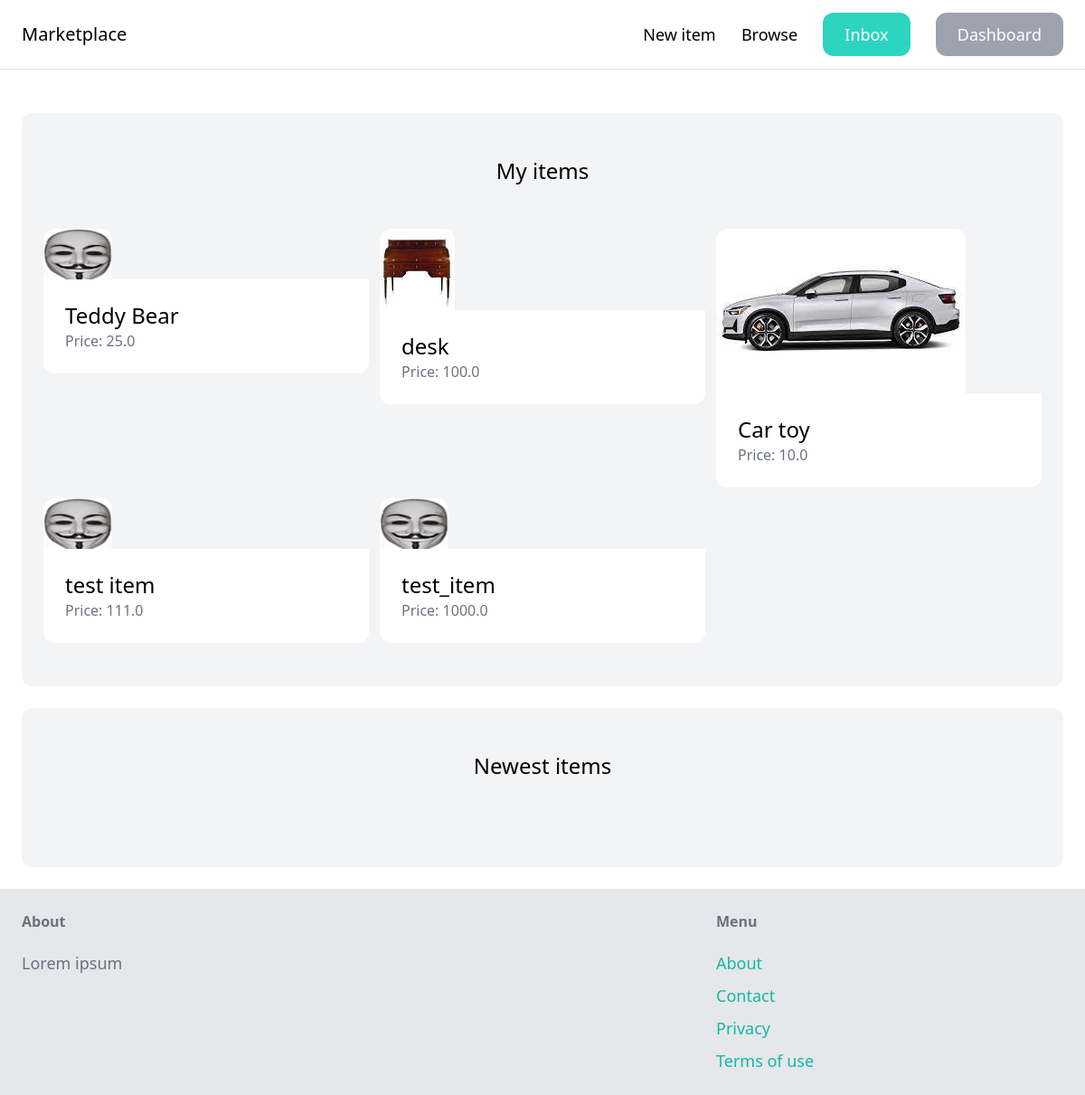
Before: /dashboard/ (signed in) with the older database file.
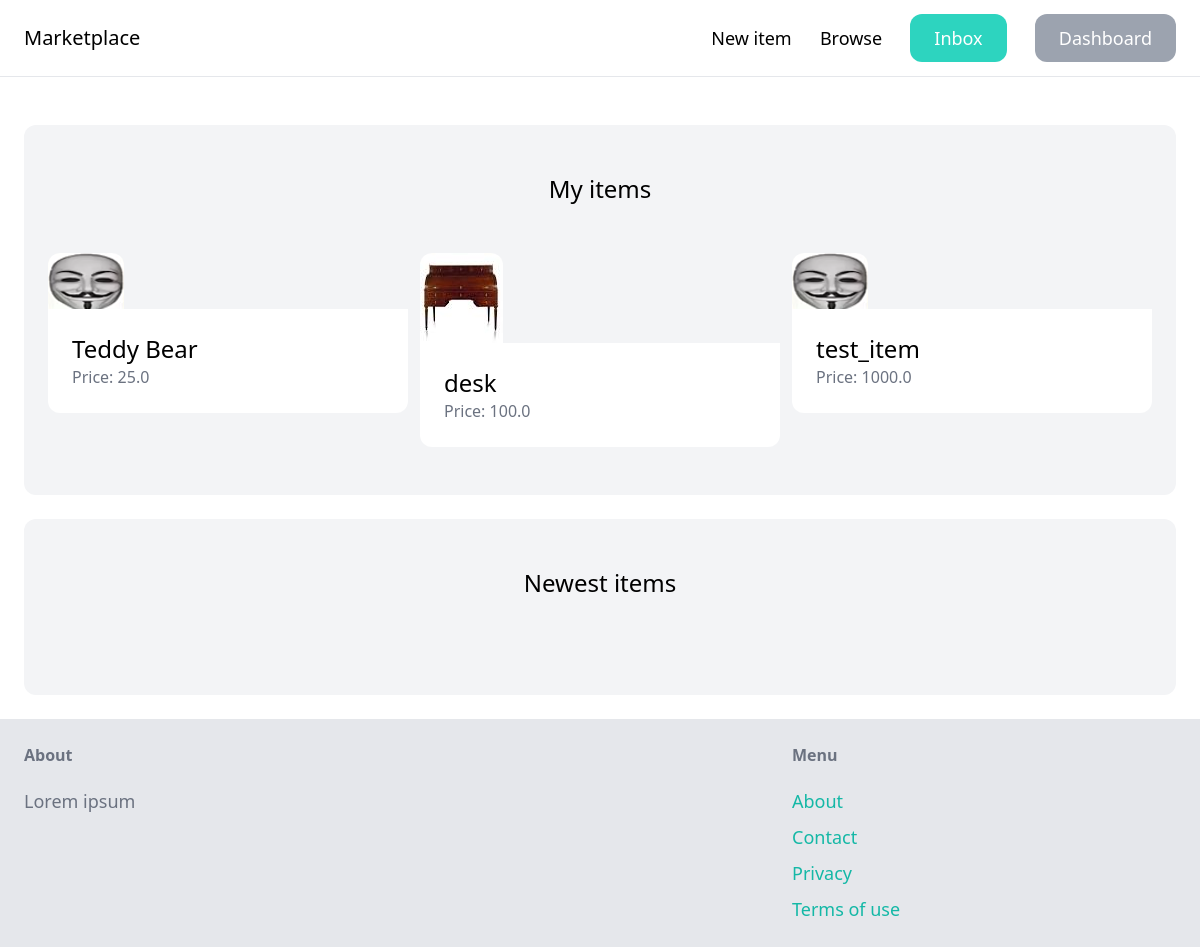
After: the same page with the newer database file.
### item/models.py (models this page shows, shortened)
class Item(models.Model):
    name = models.CharField(max_length=256)
    category = models.ForeignKey(Category, related_name='items', on_delete=models.CASCADE)
    description = models.TextField(blank=True, null=True)
    price = models.FloatField()
    image = models.ImageField(upload_to='item_images', blank=True, null=True)
    is_sold = models.BooleanField(default=False)
    created_at = models.DateField(auto_now_add=True)
    created_by = models.ForeignKey(User, related_name='items', on_delete=models.CASCADE)

### dashboard/views.py (the view)
# urls.py: path('', index, name='index'),
@login_required
def index(request):
    items = Item.objects.filter(created_by=request.user)
    return render(request, 'dashboard/index.html', context={
        'items': items,
    })

### dashboard/templates/dashboard/index.html (shortened to what this page needs)
{% extends 'base.html' %}
{% block content %}
    <div class="mt-6 px-6 py-12 bg-gray-100 rounded-xl">
        <h2 class="mb-12 text-2xl text-center">My items</h2>
        <div class="grid grid-cols-3 gap-3">
            {% for item in items %}
                <div>
                    <a href="{% url 'item:detail' item.id %}">
                        <div>
                            <img src="{{ item.image.url }}" class="rounded-t-xl">
                        </div>
                        <div class="p-6 bg-white rounded-b-xl">
                            <h2 class="text-2xl">{{ item.name }}</h2>
                            <p class="text-gray-500">Price: {{ item.price }}</p>
                        </div>
                    </a>
                </div>
            {% endfor %}
        </div>
    </div>
    <div class="mt-6 px-6 py-12 bg-gray-100 rounded-xl">
        <h2 class="mb-12 text-2xl text-center">Newest items</h2>
    </div>
{% endblock %}

Changed rows visible on the page:
removed Item: image (picture), name "Car toy", price "10.0"
removed Item: image (picture), name "test item", price "111.0"
